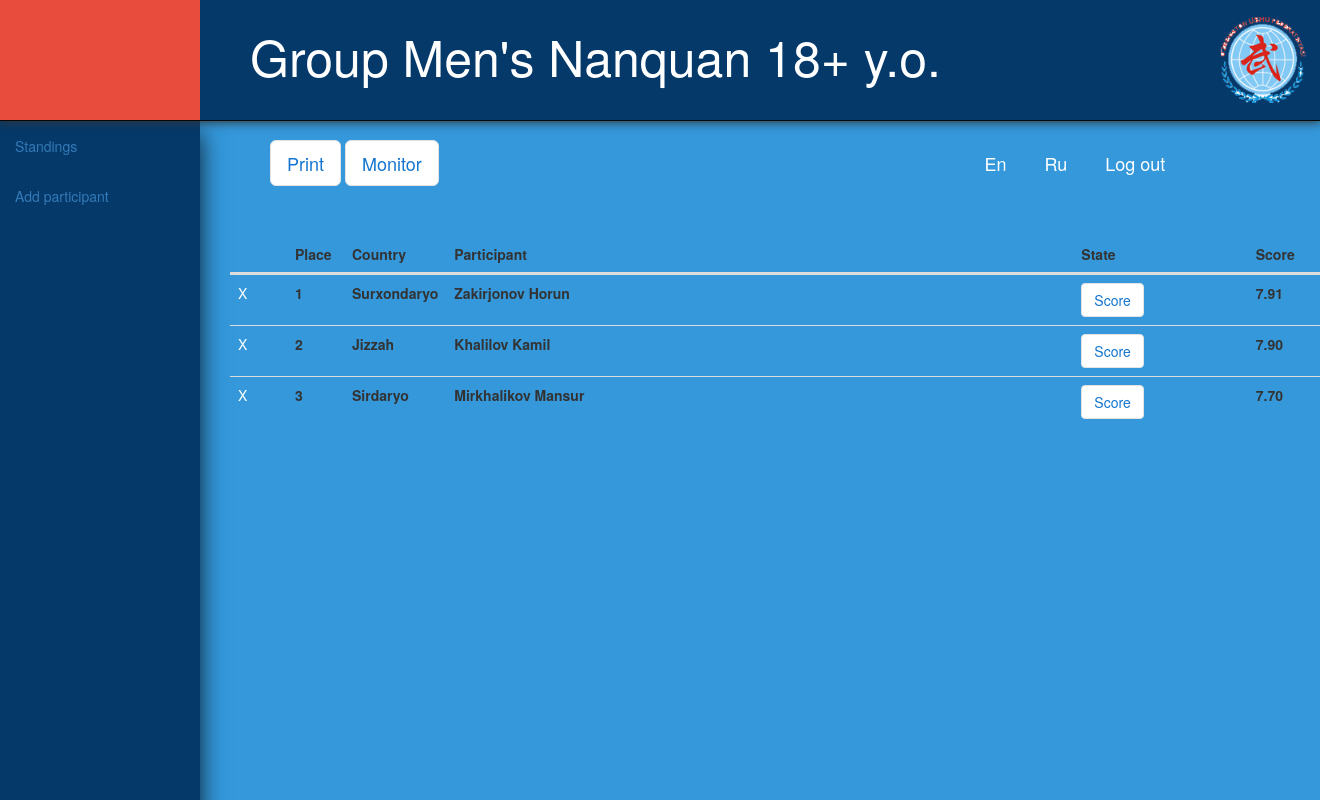
/tablo/detail/2/?age=3&sex=0 (signed in), run on the app's committed database.
### tablo/models.py (models this page shows, shortened)
class Participation(models.Model):
    participant = models.ForeignKey(Participant, db_index=True, on_delete=models.CASCADE)
    tablo = models.ForeignKey(Tablo, db_index=True, on_delete=models.CASCADE)
    order = models.IntegerField(default=0)  # order in this Tablo, used for jrebiy
    state = models.IntegerField(choices=PARTICIPATION_STATES, default=0, db_index=True)
    finalscore = models.FloatField(default=0)
    bonus = models.BooleanField(default=False)
    group = models.BooleanField(default=False)
    objects = ParticipationManager()

### participants/models.py (models this page shows, shortened)
class Participant(models.Model):
    name_ru = models.CharField(max_length=64)
    name_en = models.CharField(max_length=64)
    sex = models.IntegerField(choices=SEX_CHOICES)
    age = models.IntegerField(choices=AGE_CHOICES)
    club = models.ForeignKey(Club, on_delete=models.CASCADE)

### clubs/models.py (models this page shows, shortened)
class Club(models.Model):
    name = models.TextField()
    country = models.ForeignKey(Country, on_delete=models.CASCADE)

### tablo/views.py (the view)
# urls.py: re_path(r'^tablo/detail/(?P<pk>\d+)/$', TabloDetailView.as_view(), name="tablo_detail"),
class TabloDetailView(LoginRequiredMixin, TemplateView):
    template_name = 'tablo/tablo_detail.html'
    model = Tablo
    def get_tablo(self):
        pk = self.kwargs.get('pk', None)
        GET = self.request.GET
        sex = GET.get('sex')
        age = GET.get('age')
        return Tablo.objects.get(category=pk, sex=sex, age=age)
    def get_context_data(self, **kwargs):
        self.object = None
        tablo = self.get_tablo()
        context = super(TabloDetailView, self).get_context_data(**kwargs)
        uchastniki = Participation.objects.filter(tablo=tablo)
        if tablo.started:
            uchastniki = uchastniki.order_by('-finalscore', '-order')
            uchastniki = sort(uchastniki)
            i = 1
            for u in uchastniki:
                if u.state == PS_FINISHED:
                    u.rank = i
                else:
                    u.rank = None
                i = i + 1
            count = len(uchastniki)
        else:
            uchastniki = uchastniki.order_by('-order')
            count = uchastniki.count()
        context['is_group'] = ('group' == tablo.category.name.lower())
        in_process = Participation.objects.filter(state=PS_DOING).exists()
        if not in_process:
            for u in uchastniki:
                if u.state == PS_WAITING:
                    context['active_pk'] = u.pk
                    break
        group = GROUPS[tablo.age]
        sex = SEX_CHOICES[tablo.sex][1]
        context['title'] = "%s Group %s\'s %s %s y.o." % (group, sex.translate('en'),
                                                          tablo.category.name, AGE_CHOICES[tablo.age][1])
        context['participations'] = uchastniki
        context['tablo'] = tablo
        context['count'] = count
        return context

### core/views.py (called while the page is built)
    @method_decorator(login_required)
    def dispatch(self, *args, **kwargs):
        return super(LoginRequiredMixin, self).dispatch(*args, **kwargs)

    def get_context_data(self, **kwargs):
        context = super(LoginRequiredMixin, self).get_context_data(**kwargs)
        obj = Participation.objects \
            .filter(state=PS_DOING) \
            .exists()
        context['current_active'] = obj
        return context

### tablo/views.py (called while the page is built, shortened)
def cmp(u1, u2):
    BIG = 100000
    if u1.state != PS_FINISHED or u2.state != PS_FINISHED:
        k1 = u1.finalscore * BIG - u1.order
        k2 = u2.finalscore * BIG - u2.order
        return int(k1) - int(k2)
    if u1.finalscore != u2.finalscore:
        return int(u1.finalscore * BIG) - int(u2.finalscore * BIG)

def sort(uchastniki):
    try:
        return sorted(uchastniki, key=functools.cmp_to_key(cmp), reverse=True)
    except Exception as e:
        raise e

### tablo/templates/tablo/tablo_detail.html (shortened to what this page needs)
{% extends "tablo/base_tablo_wmenu.html" %}
{% load static i18n query_transform %}
{% block nav_title %}{{ title }}{% endblock %}
{% block content %}
    {{ block.super }}
    <div class="row text-top">
        <div class="col-md-2">
        </div>
        <div class="col-md-7">
            <form method="POST" action="{% url "paticipant_jrebi" %}" autocomplete="off">
                <div class="row" style="margin-bottom: 50px;">
                    <a href="{% url "tablo_print" pk=tablo.pk %}" class="btn btn-white btn-lg">{% trans "Print" %}</a>
                    <a href="{% url "tablo_monitor" pk=tablo.pk %}"
                       class="btn btn-white btn-lg">{% trans "Monitor" %}</a>
                </div>
            </form>
        </div>
        <div class="col-md-3">
            <a href="{% url "lang_en" %}">
                <button class="btn btn-link btn-lg">En</button>
            </a>
            <a href="{% url "lang_ru" %}">
                <button class="btn btn-link btn-lg">Ru</button>
            </a>
            <a href="{% url "logout" %}">
                <button class="btn btn-link btn-lg">{% trans "Log out" %}</button>
            </a>
        </div>
    </div>
    <table class="table from-left container" id="tablo_table">
        <thead>
        <tr>
            <th width="5%"></th>
            <th width="5%">{% trans "Place" %}</th>
            <th width="5%">{% trans "Country" %}</th>
            <th width="55%">{% trans "Participant" %}</th>
            <th>{% trans "State" %}</th>
            <th>{% trans "Score" %}</th>
        </tr>
        </thead>
        <tbody>
        {% for p in participations %}
            <tr>
                <th><a href="{% url "delete_participation" pk=p.pk %}" class="btn-link">X</a></th>
                <th>{{ forloop.counter }}</th>
                <th>{{ p.participant.club.name }}</th>
                {% if 'group' != tablo.category.name.lower %}
                    <th>{{ p.participant.name_en }}</th>
                {% else %}
                    <th>{{ p.participant.club.name }}</th>
                {% endif %}
                {% if not in_process %}
                    {% if p.pk == active_pk %}
                        <th><a class="btn btn-white"
                               href="{% url "participant_activate" %}?{% query_transform request pk=active_pk %}">{% trans "Activate" %}</a>
                        </th>
                    {% elif p.state == 0 %}
                        <th></th>
                    {% else %}
                        <th><a class="btn btn-white"
                               href="{% url "participant_score" pk=p.pk %}">{% trans "Score" %}</a></th>
                    {% endif %}
                {% endif %}
                <th>{{ p.finalscore|stringformat:".2f" }}</th>
            </tr>
        {% endfor %}
        </tbody>
    </table>
{% endblock %}

### core/static/css/style.css (style rules this page uses)
body { background: #3498db; }
.text-top, .link-text-left { margin-top: 140px; }
.from-left { margin-left: 140px; }
.btn-white { color: #1375cf; background-color: #fff; border-color: #e3e3e3; }

### core/templates/core/base.html (style rules this page uses)
.btn-link { color: white; }

### data on the page
Participation: participant.club.name "Surxondaryo", participant.name_en "Zakirjonov Horun", finalscore "7.91"
Participation: participant.club.name "Jizzah", participant.name_en "Khalilov Kamil", finalscore "7.90"
Participation: participant.club.name "Sirdaryo", participant.name_en "Mirkhalikov Mansur", finalscore "7.70"

### other printed values
{{ title }} "Group Men's Nanquan 18+ y.o."
